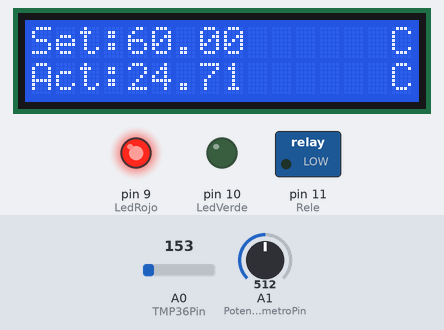
This sketch was run on a simulated Arduino Uno, built with avr-gcc and run on an emulated ATmega328P. On the bench: 16×2 character LCD, switched loads named in the sketch (green lamp = pin HIGH), output pins drawn as LEDs (lit = HIGH). The test bench sets the inputs (shaded band); at power-on: A1 (PotenciometroPin) = 512, A0 (TMP36Pin) = 153. What the sketch prints to the serial monitor is not drawn.

Above: at 1.2 s.
1.3 s: A1 (PotenciometroPin) set to 279
At 2.6 s:
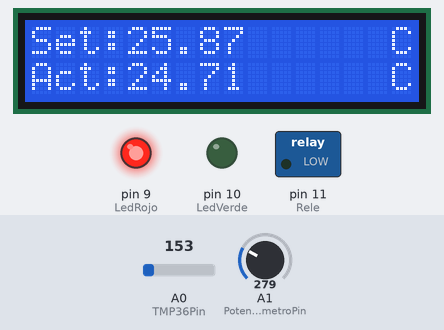
2.9 s: A1 (PotenciometroPin) set to 253
At 3.8 s:
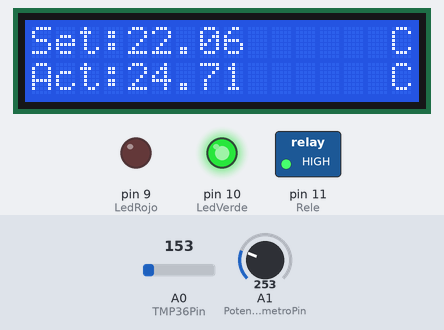
4.4 s: A0 (TMP36Pin) set to 135
At 5.0 s:
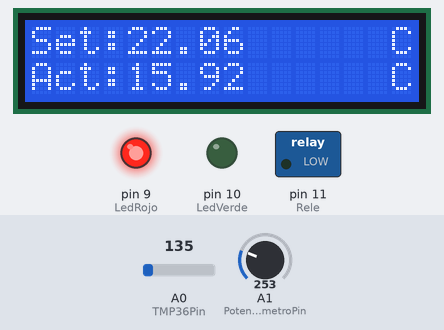
6.0 s: A0 (TMP36Pin) set to 114
At 6.4 s:
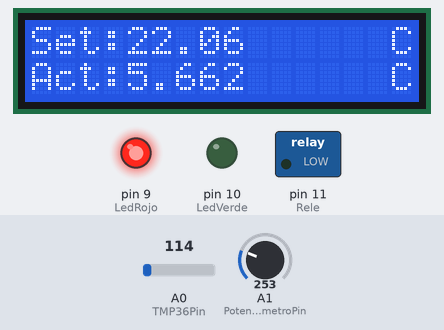
7.5 s: A0 (TMP36Pin) set to 133
At 8.3 s:
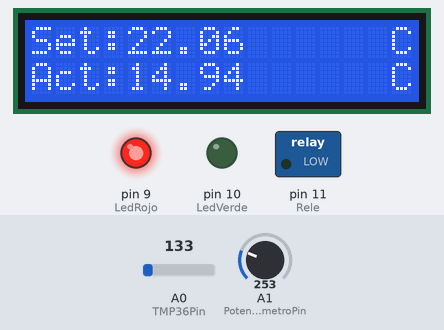
9.0 s: A1 (PotenciometroPin) set to 218
At 10.1 s:
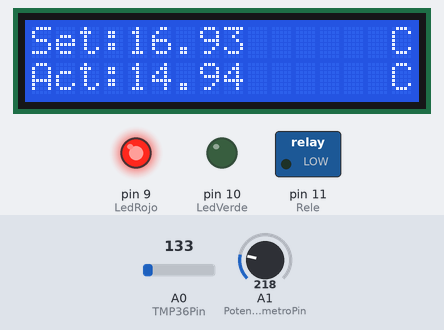
10.5 s: A1 (PotenciometroPin) set to 186
Timing chart, 0 to 13.0 s (numbered marks = the images above; inputs shaded):
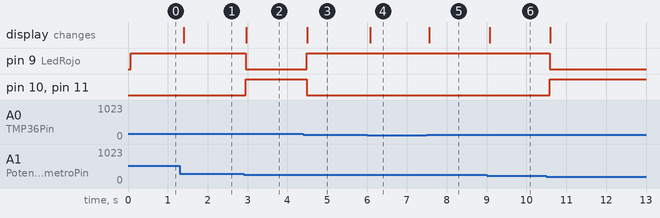

Measured:
- the behaviour switches between 272 and 271 on A1 (PotenciometroPin) (found by bisection; images 1 and 2)
- the behaviour switches between 148 and 147 on A0 (TMP36Pin) (found by bisection; images 2 and 3)
- after the input at 1.3 s, the display: changes after 0.10 s (image 1)
- after the input at 2.9 s, pin 9 (LedRojo): HIGH → LOW after 0.06 s; pin 10 (LedVerde), pin 11 (Rele): LOW → HIGH after 0.06 s; the display: changes after 0.07 s (image 2)
- after the input at 4.4 s, pin 9 (LedRojo): LOW → HIGH after 0.09 s; pin 10 (LedVerde), pin 11 (Rele): HIGH → LOW after 0.09 s; the display: changes after 0.10 s (image 3)
- after the input at 6.0 s, the display: changes after 0.08 s (image 4)
- after the input at 7.5 s, the display: changes after 0.07 s (image 5)
- after the input at 9.0 s, the display: changes after 0.08 s (image 6)
- after the input at 10.5 s, pin 9 (LedRojo): HIGH → LOW after 0.08 s; pin 10 (LedVerde), pin 11 (Rele): LOW → HIGH after 0.08 s

The sketch:

Proyecto_termostato.ino
```cpp
#include <LiquidCrystal.h>  // Libreria para lcd.
LiquidCrystal lcd(7,6,5,4,3,2);  // Asigno pines
const int TMP36Pin=A0; //Conexion de pin central.
const int LedRojo =9; // Asigno pin para led de rojo.
const int LedVerde =10; // Asigno pin para led verde.
const int Rele =11; // Asigno pin para rele de salida.
const int PotenciometroPin=A1; // Potenciometro.
float temperatura = 0; // Variable para la temperatura medida.
float temperaturaselec=0; // Variable para temperatura seleccionada.
// Configuracion
void setup(){
  lcd.begin(16,2); // Inicializaciòn lcd.
  Serial.begin(9600); // Configuro la conexion con la pc.
  pinMode(LedRojo,OUTPUT); // Configuro led como salida.
  pinMode(LedVerde,OUTPUT); // Configuro led como salida.
  pinMode(Rele,OUTPUT); // Configuro rele como salida.
}
// Bucle del programa.
void loop() {
  int lectura = analogRead(TMP36Pin); // Valor 0 - 1023.
  float voltaje= lectura * 5.0/1024.0; // Voltaje 0 - 5V.
    temperatura = (voltaje - 0.5) * 100; // Temperatura en centigrados.
  	int valorpotenciometro = analogRead(PotenciometroPin); // 0 - 1023.
  	float voltajepotenciometro= valorpotenciometro * 5.0 / 1024.0; // Voltaje 0 -5V.
  	temperaturaselec = (voltajepotenciometro - 0.5) * 30; // Rango seleccionable -15/130°C.
    Serial.print("Temperatura:");
    Serial.print(temperatura); // Muestro el valor de temperatura.
    Serial.print("C");
  	Serial.print("temperaturaSelec:");
  	Serial.print(temperaturaselec); // Muestro temperatura seleccionada.
  	Serial.print("C");
	if (temperatura>temperaturaselec) { //Si la temp. supera la temp. selec.
  	digitalWrite(LedRojo,LOW); // Apago led rojo.
    digitalWrite(LedVerde,HIGH); // Enciendo led verde.
    digitalWrite(Rele,HIGH);  // Activo rele.
  	Serial.print("ACTIVADO");
	}else {
  	digitalWrite(LedRojo,HIGH); // Enciendo led rojo.
    digitalWrite(LedVerde,LOW); // Apago led verde.
    digitalWrite(Rele,LOW);  // Desactivo rele.
  	Serial.println("DESACTIVADO");
	}
  	lcd.setCursor(0,0);
  	lcd.print("Set:");
  	lcd.print(temperaturaselec); // Muestro en lcd temp. selec.
  lcd.setCursor (15,0);
  	lcd.print ("C");
  	lcd.setCursor(0,2);
  	lcd.print("Act:");
  	lcd.print(temperatura); // Muestro en lcd temp. actual.
  	lcd.setCursor(15,2);
  	lcd.print ("C");
}
// Realizado por Bueno Guillermo - Pto. Mardryn - Chubut.
// guillermodavidbueno@gmail.com
```
